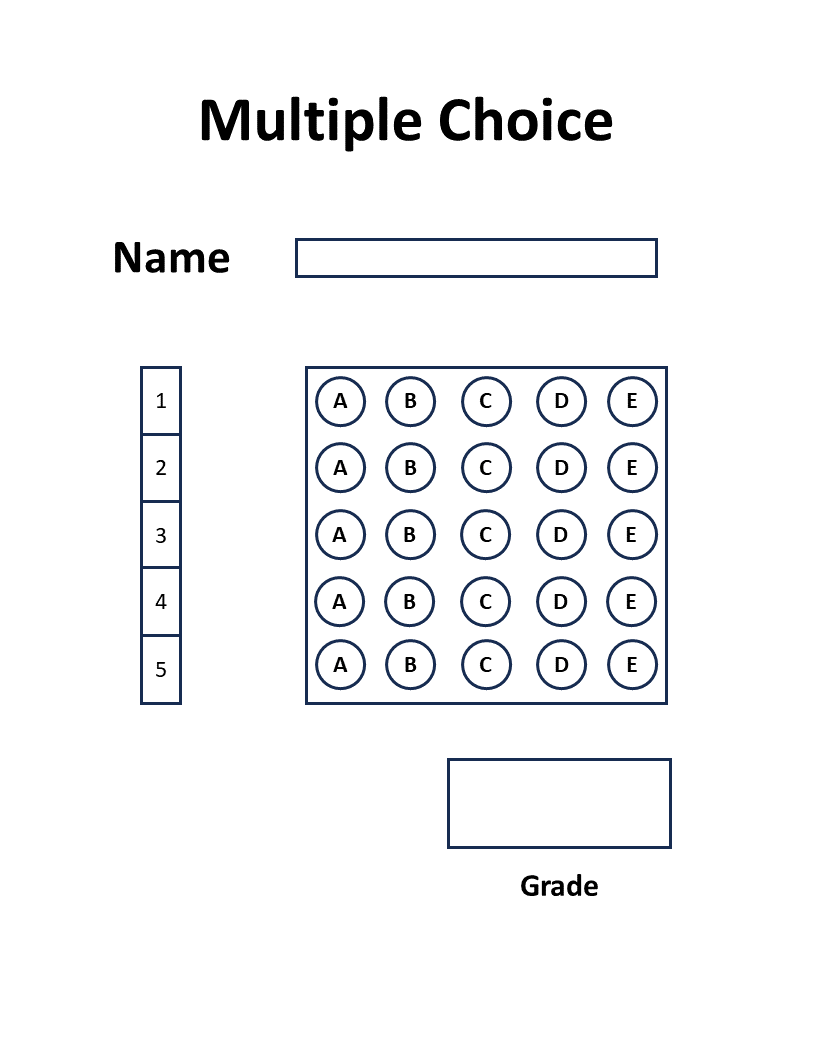
#> input picture omr.png, 816 x 1056 px; its folder holds only this picture in this run
$ python -i main.py   (imports and definitions only)
#> lines starting #> are read from the running program, lines starting #| are printed output that depends on the picture; after the words box and inside, x2 and y2 are one past the last pixel; in counts of white or black regions, pixels touching at a corner belong together
### config.py

IMAGE_WIDTH = 400
IMAGE_HEIGHT = 500


BLUR_KERNEL_SIZE = (5, 5)
BLUR_SIGMA = 1

CANNY_THRESHOLD1 = 50
CANNY_THRESHOLD2 = 150

THRESHOLD_VALUE = 170


NUM_QUESTIONS = 10
NUM_CHOICES = 5


ANSWER_KEY = [0, 0, 0, 0, 0, 0, 0, 0, 0, 0]


ANSWER_CORNER_OFFSET = {
    'top_left_x': 0,
    'top_left_y': 0,
    'bottom_right_x': 0,
    'bottom_right_y': 0
}


CROP_RATIO = 1.0


BORDER_PADDING = {
    'top': 0,
    'bottom': 0,
    'left': 0,
    'right': 0
}


EDGE_EXCLUSION_MARGIN = 0


PASS_MARK = 40.0

GRADE_BOUNDARIES = {
    'A': 80,
    'B': 60,
    'C': 40,
    'F': 0
}


SHOW_INTERMEDIATE_STEPS = True


GRADE_CORNER_OFFSET = {
    'top_left_x': 0,
    'top_left_y': 0,
    'bottom_right_x': 0,
    'bottom_right_y': 0
}


GRADE_TEXT_POSITION = (240, 390)
GRADE_TEXT_FONT = 1
GRADE_TEXT_SCALE = 1.5
GRADE_TEXT_COLOR = (0, 255, 0)
GRADE_TEXT_THICKNESS = 3


GUI_WIDTH = 600
GUI_HEIGHT = 400

GUI_BG_COLOR = "#1E8F91"
GUI_BUTTON_COLOR = "#4CAF50"
GUI_TEXT_COLOR = "#ffffff"

THUMBNAIL_SIZE = (100, 100)


def validate_config():

    errors = []

    if len(ANSWER_KEY) != NUM_QUESTIONS:
        errors.append(f"ANSWER_KEY length ({len(ANSWER_KEY)}) doesn't match NUM_QUESTIONS ({NUM_QUESTIONS})")

    for idx, ans in enumerate(ANSWER_KEY):
        if not (0 <= ans < NUM_CHOICES):
            errors.append(f"ANSWER_KEY[{idx}] = {ans} is invalid. Must be between 0 and {NUM_CHOICES-1}")

    if BLUR_KERNEL_SIZE[0] % 2 == 0 or BLUR_KERNEL_SIZE[1] % 2 == 0:
        errors.append(f"BLUR_KERNEL_SIZE must have odd dimensions, got {BLUR_KERNEL_SIZE}")

    if not (0 < CROP_RATIO <= 1):
        errors.append(f"CROP_RATIO must be between 0 and 1, got {CROP_RATIO}")

    if errors:
        print(" Configuration Errors:")
        for error in errors:
            print(f"   - {error}")
        return False

    print("Configuration validated successfully!")
    return True


# Run validation when imported
# [2 lines that do not run on import are left out]

### helper.py
from collections import deque

import cv2
import numpy as np
import config

def splitBoxes(img):

    height, width = img.shape[:2]


    new_height = (height // config.NUM_QUESTIONS) * config.NUM_QUESTIONS
    new_width = (width // config.NUM_CHOICES) * config.NUM_CHOICES


    if height != new_height or width != new_width:
        img = cv2.resize(img, (new_width, new_height))

    rows = np.vsplit(img, config.NUM_QUESTIONS)
    boxes = [box for r in rows for box in np.hsplit(r, config.NUM_CHOICES)]
    return boxes

def showAnswers(img,myIndex,questions,answers,choices,grading):
    img = img.copy()
    img = cv2.cvtColor(img, cv2.COLOR_GRAY2BGR)
    secW = int(img.shape[1]/choices)
    secH = int(img.shape[0]/questions)

    for x in range(0,questions):

        myAns = myIndex[x]
        cX = (myAns*secW) + secW//2
        cY = (x*secH) + secH//2

        if(grading[x] == 1):
            myColor = (0,255,0)
        else:
            myColor = (0,0,255)
            correctAns = answers[x]
            cv2.circle(img, ((correctAns*secW)+secW//2, (x*secH)+secH//2), 10, (0,255,0), cv2.FILLED)

        cv2.circle(img,(cX,cY),10,myColor,cv2.FILLED)
    return img

def countNonZeroPixel(img):
    return np.count_nonzero(img)


def manual_draw_contours(img, contours, color, thickness):

    for contour in contours:
        y=contour[1] + 10
        x=contour[0] + 10
        cv2.circle(img, (y,x), radius=1, color=color, thickness=thickness)

def find_corners(contour):


    contour_array = np.array(contour)


    min_row = int(contour_array[:, 0].min()) + 10
    max_row = int(contour_array[:, 0].max()) + 10
    min_col = int(contour_array[:, 1].min()) + 10
    max_col = int(contour_array[:, 1].max()) + 10


    return [
        (min_row, min_col),  # top_left
        (min_row, max_col),  # top_right
        (max_row, min_col),  # bottom_left
        (max_row, max_col)   # bottom_right
    ]


def dfs(image, sp_x, sp_y, to_replace, replace_with):

    height, width = image.shape
    parent_map = {}
    length = 0
    last = None

    stack = [(sp_x, sp_y, 0)]
    parent_map[(sp_x, sp_y)] = None


    directions = [(-1, -1), (0, -1), (1, -1), (-1, 0), (0, 0), (1, 0), (-1, 1), (0, 1), (1, 1)]

    while stack:
        x, y, it = stack.pop()
        if image[x, y] != to_replace:
            continue

        image[x, y] = replace_with

        it += 1
        if it > length:
            length = it
            last = (x, y)

        for dx, dy in directions:
            nx, ny = x + dx, y + dy
            if 0 <= nx < height and 0 <= ny < width and image[nx, ny] == to_replace:
                if (nx, ny) not in parent_map:
                    parent_map[(nx, ny)] = (x, y)
                    stack.append((nx, ny, it))

    points = []
    current = last
    while current is not None:
        points.append(current)
        current = parent_map[current]
    points.reverse()
    return points


def get_edge_points(image):

    image = image.copy()
    height, width = image.shape
    pad = 10
    image = image[pad:height - pad, pad:width - pad]
    height, width = image.shape
    contours = []

    visited = set()
    directions = [(-1, -1), (0, -1), (1, -1), (-1, 0), (0, 0), (1, 0), (-1, 1), (0, 1), (1, 1)]

    def bfs(sx, sy):
        to_it = (sx, sy)

        while to_it is not None:
            queue = deque([to_it])
            to_it = None

            while queue:
                x, y = queue.popleft()
                if (x, y) in visited:
                    continue

                image[x, y] = 60
                visited.add((x, y))

                for dx, dy in directions:
                    nx, ny = x + dx, y + dy
                    if nx < 0 or nx >= height or ny < 0 or ny >= width or image[nx, ny] == 60:
                        continue

                    if image[nx, ny] == 255:
                        to_it = (nx, ny)
                        queue.clear()
                        break
                    if (nx, ny) not in visited:
                        queue.append((nx, ny))

            if to_it is None:
                break

            points = dfs(image, to_it[0], to_it[1], to_replace=255, replace_with=120)
            last_pt = points[-1]

            points = dfs(image, last_pt[0], last_pt[1], to_replace=120, replace_with=60)
            if len(points) > 20:
                contours.append(points)

            to_it = points[-1]

    for x in range(height):
        for y in range(width):
            if (x, y) not in visited:
                bfs(x, y)

    return contours

def thresholdImage(img, thres, threshold):
    thres = np.where(img < threshold, 255, 0).astype(np.uint8)
    return thres

### main.py
import cv2
import numpy as np
from openpyxl.workbook import Workbook
from openpyxl.styles import Font

import helper
import config

import tkinter as tk
from tkinter import filedialog
from PIL import Image, ImageTk
import os

id=[]
res=[]
def processImages(filepath):


#> called with filepath = 'omr.png'
    img = cv2.imread(filepath)
#> img is the input picture: shape (1056, 816, 3); mean B, G, R 246.9, 245.9, 245.4
    filename = os.path.basename(filepath)
    print("Filename:", filename)
    filename_without_extension = filename.split('.')[0]
    print("Filename without extension:", filename_without_extension)
    id.append(filename_without_extension)


    width = config.IMAGE_WIDTH
    height = config.IMAGE_HEIGHT
    questions = config.NUM_QUESTIONS
    choices = config.NUM_CHOICES
    ans = config.ANSWER_KEY


    img = cv2.resize(img, (width, height))
#> img: shape (500, 400, 3)
    cv2.imshow("Input image", img)
    cv2.waitKey(0)

    imgGray = cv2.cvtColor(img, cv2.COLOR_BGR2GRAY)
    cv2.imshow("Grayscaled image", imgGray)
    cv2.waitKey(0)


    imgBlur = cv2.GaussianBlur(imgGray, config.BLUR_KERNEL_SIZE, config.BLUR_SIGMA)
    cv2.imshow("Blurred image", imgBlur)
    cv2.waitKey(0)


    imgCanny = cv2.Canny(imgBlur, config.CANNY_THRESHOLD1, config.CANNY_THRESHOLD2)
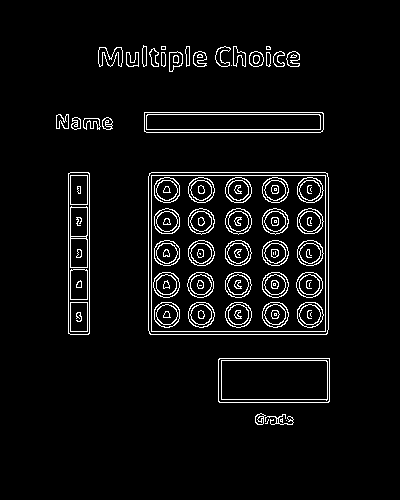
#> imgCanny: shape (500, 400); 5% white in thin lines or dots, all inside (x1, y1, x2, y2) = (56, 45, 330, 425)
    cv2.imshow("Edge detected image", imgCanny)
    cv2.waitKey(0)

   #custom “connected-component contour tracing” algorithm.
    contours = helper.get_edge_points(imgCanny)
#> in get_edge_points, `image = image[pad:height - pad, pad:width - pad]`: image: shape (480, 380); 5.5% white in thin lines or dots, all inside (x1, y1, x2, y2) = (46, 35, 320, 415)
    print("No. of contours found:")
    print(len(contours))
#| 90
    #it will work now as canvas
    drawCnt = img.copy()
    for i in range(len(contours)):

        helper.manual_draw_contours(drawCnt, contours[i], (0, 255, 0), 1)
#> this loop made 90 passes
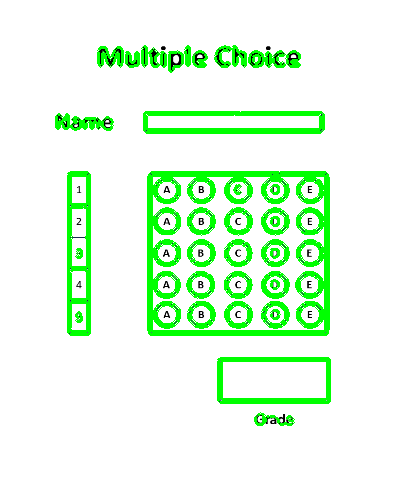
#> drawCnt: shape (500, 400, 3); mean B, G, R 224.9, 253.1, 224.9

    cv2.imshow("Contours", drawCnt)
    cv2.waitKey(0)


    corner_points = []
    for contour in contours:
        corner_list = helper.find_corners(contour)
        corner_points.append(corner_list)


    drawCorners = img.copy()
    for corner in corner_points:
        helper.manual_draw_contours(drawCorners, corner, (0, 255, 0), 2)
#> this loop made 90 passes
#> corner on passes 1 to 12: [(47, 98), (47, 122), (66, 98), (66, 122)], [(52, 126), (52, 138), (66, 126), (66, 138)], [(46, 142), (46, 146), (66, 142), (66, 146)], [(48, 149), (48, 158), (66, 149), (66, 158)], [(52, 161), (52, 165), (66, 161), (66, 165)], [(51, 169), (51, 182), (71, 169), (71, 182)], [(46, 185), (46, 189), (65, 185), (65, 189)], [(51, 193), (51, 206), (66, 193), (66, 206)], [(46, 215), (46, 230), (66, 215), (66, 230)], [(46, 233), (46, 245), (66, 233), (66, 245)], [(51, 249), (51, 263), (66, 249), (66, 263)], [(55, 253), (55, 259), (63, 253), (63, 259)]
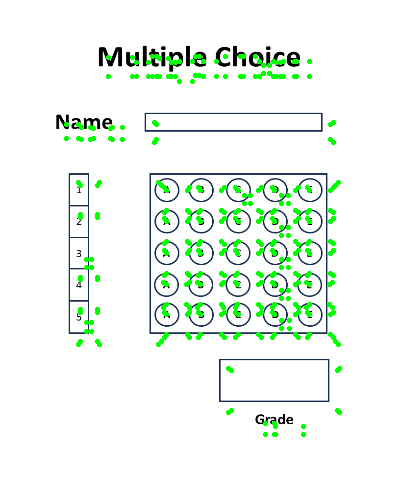
#> drawCorners: shape (500, 400, 3); mean B, G, R 239.3, 247.1, 237.9
    cv2.imshow("Corners",drawCorners)
    cv2.waitKey(0)

    # FIND AREA
    # Corners are in (row, col) format
    areas = []
    for corners in corner_points:
        # corners = [(top_left_row, top_left_col), (top_right_row, top_right_col),
        #            (bottom_left_row, bottom_left_col), (bottom_right_row, bottom_right_col)]

        # Width = difference in columns
        rec_width1 = abs(corners[1][1] - corners[0][1])  # top: right_col - left_col
        rec_width2 = abs(corners[3][1] - corners[2][1])  # bottom: right_col - left_col
        rec_width = (rec_width2 + rec_width1) / 2

        # Height = difference in rows
        rec_height1 = abs(corners[2][0] - corners[0][0])  # left: bottom_row - top_row
        rec_height2 = abs(corners[3][0] - corners[1][0])  # right: bottom_row - top_row
        rec_height = (rec_height2 + rec_height1) / 2

        area = rec_width * rec_height
        areas.append(area)
#> this loop made 90 passes

    sorted_area = sorted(areas, reverse=True)
    print(sorted_area)
#> (printed output is left out)
    max_area = sorted_area[0]
    area_index = []
    for i in range(len(sorted_area)):
        for j in range(len(areas)):
            if (sorted_area[i] == areas[j]):
                area_index.append(j)
                break;
    # print(area_index)
    max_index = area_index[0]
    max_contour = img.copy()
    # 0 -> ans, 2 -> grade, 4 -> name
    helper.manual_draw_contours(max_contour, contours[area_index[0]], (0, 255, 0), 1)
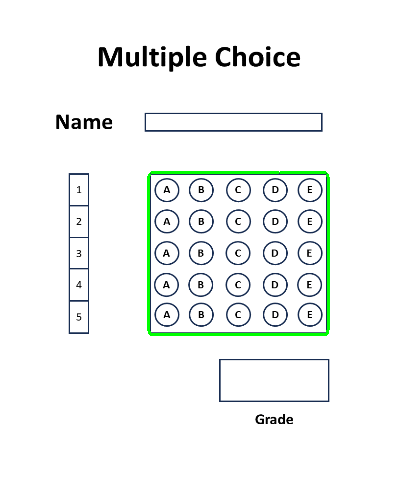
#> max_contour: shape (500, 400, 3); mean B, G, R 244.7, 246.4, 243.4

    cv2.imshow("Answer section", max_contour)
    cv2.waitKey(0)


    ans_corner_points = corner_points[max_index]

    # Debug: Print corner points to verify
    print(f"\n📍 Answer Section Corner Points (row, col format):")
    print(f"   Top-Left:     {ans_corner_points[0]}")
#|    Top-Left:     (172, 148)
    print(f"   Top-Right:    {ans_corner_points[1]}")
#|    Top-Right:    (172, 328)
    print(f"   Bottom-Left:  {ans_corner_points[2]}")
#|    Bottom-Left:  (334, 148)
    print(f"   Bottom-Right: {ans_corner_points[3]}")
#|    Bottom-Right: (334, 328)

    # Corners are in (row, col) format from find_corners()
    # Extract: top_left (index 0) and bottom_right (index 3)
    tl_row = ans_corner_points[0][0] + config.ANSWER_CORNER_OFFSET['top_left_y']   # row = y
    tl_col = ans_corner_points[0][1] + config.ANSWER_CORNER_OFFSET['top_left_x']   # col = x
    br_row = ans_corner_points[3][0] + config.ANSWER_CORNER_OFFSET['bottom_right_y']  # row = y
    br_col = ans_corner_points[3][1] + config.ANSWER_CORNER_OFFSET['bottom_right_x']  # col = x

    # Convert to integers and ensure they're within image bounds
    img_h, img_w = imgGray.shape[:2]
    tl_row = max(0, int(tl_row))
    tl_col = max(0, int(tl_col))
    br_row = min(img_h, int(br_row))
    br_col = min(img_w, int(br_col))

    print(f"\n📐 ROI Extraction:")
    print(f"   Top-Left (row, col):     ({tl_row}, {tl_col})")
#|    Top-Left (row, col):     (172, 148)
    print(f"   Bottom-Right (row, col): ({br_row}, {br_col})")
#|    Bottom-Right (row, col): (334, 328)
    print(f"   Dimensions (h × w):      {br_row - tl_row} × {br_col - tl_col}")
#|    Dimensions (h × w):      162 × 180

    # Calculate width and height (always positive)
    wd = br_col - tl_col  # width in columns
    ht = br_row - tl_row  # height in rows

    # Validate dimensions
    if wd <= 0 or ht <= 0:
        print(f"⚠️ Warning: Invalid ROI dimensions (w={wd}, h={ht}). Using full contour area.")
        # Fallback: use original corner points without offset
        tl_row = int(ans_corner_points[0][0])
        tl_col = int(ans_corner_points[0][1])
        br_row = int(ans_corner_points[3][0])
        br_col = int(ans_corner_points[3][1])
        wd = br_col - tl_col
        ht = br_row - tl_row

    # For array slicing: imgGray[rows, cols] = imgGray[y, x]
    y, x, h, w = tl_row, tl_col, ht, wd
    roi = imgGray[y:y + h, x:x + w]

    # Validate ROI was extracted successfully
    if roi.size == 0:
        print(f"❌ Error: ROI extraction failed. Coordinates: ({x},{y}) size ({w}x{h})")
        print(f"   Image size: {imgGray.shape}")
        print(f"   Corner points: {ans_corner_points}")
        raise ValueError("Failed to extract valid ROI from answer section")

    ans_new_image = np.zeros_like(roi)  # Create a black image with the same size as roi
    ans_new_image[:, :] = roi

    # Use the full ROI directly - the corner detection + offsets already define the correct region
    # The smart auto-detection below can miss empty bubbles and crop the lower portion
    img_padded = ans_new_image

    # Optional: Apply smart filtering only if EDGE_EXCLUSION_MARGIN is enabled
    if config.EDGE_EXCLUSION_MARGIN > 0:
        # Smart ROI detection that excludes corner markers and edge noise
        # Apply threshold to find marked regions
        _, binary = cv2.threshold(ans_new_image, config.THRESHOLD_VALUE, 255, cv2.THRESH_BINARY_INV)

        # Find contours of all detected shapes
        contours_roi, _ = cv2.findContours(binary, cv2.RETR_EXTERNAL, cv2.CHAIN_APPROX_SIMPLE)

        if len(contours_roi) > 0:
            # Filter out corner markers by analyzing contour positions
            height, width = ans_new_image.shape[:2]

            # Define edge regions (corner markers are typically in outer portion of image)
            edge_margin = config.EDGE_EXCLUSION_MARGIN
            inner_x_start = int(width * edge_margin)
            inner_x_end = int(width * (1 - edge_margin))
            inner_y_start = int(height * edge_margin)
            inner_y_end = int(height * (1 - edge_margin))

            # Collect only contours in the central region (answer bubbles)
            central_contours = []
            for cnt in contours_roi:
                x_cnt, y_cnt, w_cnt, h_cnt = cv2.boundingRect(cnt)
                cx = x_cnt + w_cnt // 2  # Center x
                cy = y_cnt + h_cnt // 2  # Center y

                # Keep only if center is in the inner region
                if inner_x_start <= cx <= inner_x_end and inner_y_start <= cy <= inner_y_end:
                    central_contours.append(cnt)

            if len(central_contours) > 0:
                # Get bounding box of only the central contours (answer grid)
                all_points = np.vstack(central_contours)
                content_x, content_y, content_w, content_h = cv2.boundingRect(all_points)

                # Add configurable margin
                margin_top = config.BORDER_PADDING['top']
                margin_bottom = config.BORDER_PADDING['bottom']
                margin_left = config.BORDER_PADDING['left']
                margin_right = config.BORDER_PADDING['right']

                # Ensure margins don't go out of bounds
                y_start = max(0, content_y - margin_top)
                y_end = min(height, content_y + content_h + margin_bottom)
                x_start = max(0, content_x - margin_left)
                x_end = min(width, content_x + content_w + margin_right)

                # Extract the exact answer grid region
                img_padded = ans_new_image[y_start:y_end, x_start:x_end]
                print(f"✓ Smart ROI applied: {x_start}:{x_end}, {y_start}:{y_end}")

    cv2.imshow("Birds eye view", img_padded)

    cv2.waitKey(0)

    # Optimized thresholding - no need to pre-create imgThres
    imgThres = helper.thresholdImage(img_padded, None, config.THRESHOLD_VALUE)
#> in thresholdImage, `thres = np.where(img < threshold, 255, 0).astype(np.uint8)`:
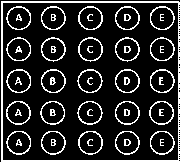
#> thres: shape (162, 180); 16.3% white in thin lines or dots
    cv2.imshow("Thresholded image", imgThres)
    cv2.waitKey(0)

    boxes = helper.splitBoxes(imgThres)
    myPixelVal = np.zeros((questions, choices))
    countC = 0
    countR = 0

    for image in boxes:
        totalPixels = helper.countNonZeroPixel(image)

        myPixelVal[countR][countC] = totalPixels
        countC += 1
        if (countC == choices):
            countR += 1
            countC = 0
#> this loop made 50 passes

    myIndex = []
    for x in range(0, questions):
        arr = myPixelVal[x]
        myIndexVal = np.where(arr == np.amax(arr))
        # print(myIndexVal[0])
        myIndex.append(myIndexVal[0][0])

    gradings = []
    for x in range(0, questions):
        if (ans[x] == myIndex[x]):
            gradings.append(1)
        else:
            gradings.append(0)
    score = (sum(gradings) / questions) * 100
    res.append(score)

    imgResult = img_padded.copy()
    imgResult = helper.showAnswers(imgResult, myIndex, questions, ans, choices, gradings)
#> after the loop in showAnswers, `for x in range(0,questions):`:
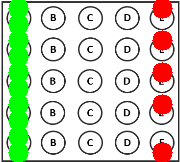
#> img: shape (162, 180, 3); mean B, G, R 190, 215, 203.7
    cv2.imshow("Answers", imgResult)
    cv2.waitKey(0)


    grade_index = area_index[2]
    grade_contour = img.copy()


    grade_corner_points = corner_points[grade_index]

    # Corners are in (row, col) format from find_corners()
    grade_tl_row = grade_corner_points[0][0] + config.GRADE_CORNER_OFFSET['top_left_y']
    grade_tl_col = grade_corner_points[0][1] + config.GRADE_CORNER_OFFSET['top_left_x']
    grade_br_row = grade_corner_points[3][0] + config.GRADE_CORNER_OFFSET['bottom_right_y']
    grade_br_col = grade_corner_points[3][1] + config.GRADE_CORNER_OFFSET['bottom_right_x']

    # Convert to integers and ensure they're within image bounds
    img_h, img_w = imgGray.shape[:2]
    grade_tl_row = max(0, int(grade_tl_row))
    grade_tl_col = max(0, int(grade_tl_col))
    grade_br_row = min(img_h, int(grade_br_row))
    grade_br_col = min(img_w, int(grade_br_col))

    # Calculate width and height (always positive)
    grade_wd = grade_br_col - grade_tl_col
    grade_ht = grade_br_row - grade_tl_row

    # Validate dimensions
    if grade_wd <= 0 or grade_ht <= 0:
        print(f"⚠️ Warning: Invalid grade ROI dimensions (w={grade_wd}, h={grade_ht})")
        grade_tl_row = int(grade_corner_points[0][0])
        grade_tl_col = int(grade_corner_points[0][1])
        grade_br_row = int(grade_corner_points[3][0])
        grade_br_col = int(grade_corner_points[3][1])
        grade_wd = grade_br_col - grade_tl_col
        grade_ht = grade_br_row - grade_tl_row

    # For array slicing: imgGray[rows, cols]
    y, x, h, w = grade_tl_row, grade_tl_col, grade_ht, grade_wd
    grade_roi = imgGray[y:y + h, x:x + w]

    if grade_roi.size > 0:
        grade_new_image = np.zeros_like(grade_roi)
        grade_new_image[:, :] = grade_roi
    else:
        print(f"⚠️ Warning: Grade ROI extraction failed, skipping grade display")
        grade_new_image = None

    helper.manual_draw_contours(grade_contour, contours[grade_index], (0, 255, 0), 1)
#> grade_contour: shape (500, 400, 3); mean B, G, R 246, 246.2, 244.6
    cv2.imshow('Grading section', grade_contour)
    cv2.waitKey(0)

    imgGrading = grade_contour.copy()
    cv2.putText(imgGrading, str(int(score)) + "%",
                config.GRADE_TEXT_POSITION,
                config.GRADE_TEXT_FONT,
                config.GRADE_TEXT_SCALE,
                config.GRADE_TEXT_COLOR,
                config.GRADE_TEXT_THICKNESS)
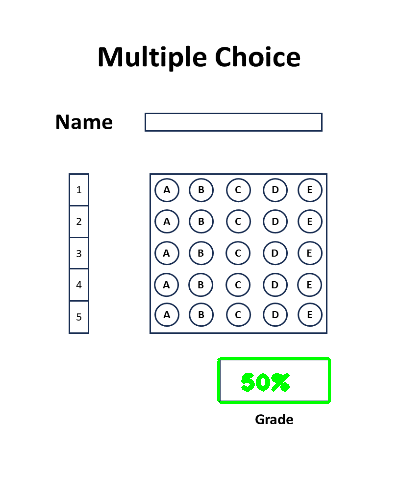
#> imgGrading: shape (500, 400, 3); mean B, G, R 245.2, 246.2, 243.8
    cv2.imshow("Grading", imgGrading)
    cv2.waitKey(0)

    cv2.destroyAllWindows()


# [549 lines left out: functions show_result_summary, print_result, save_to_excel, rounded_button, update_config, generate_answer_inputs and 2 more, not called in this run]


def upload_images():
    """Legacy function - now handled by popup"""
    pass


# [109 lines not run here, left out]

>>> result = processImages('omr.png')
